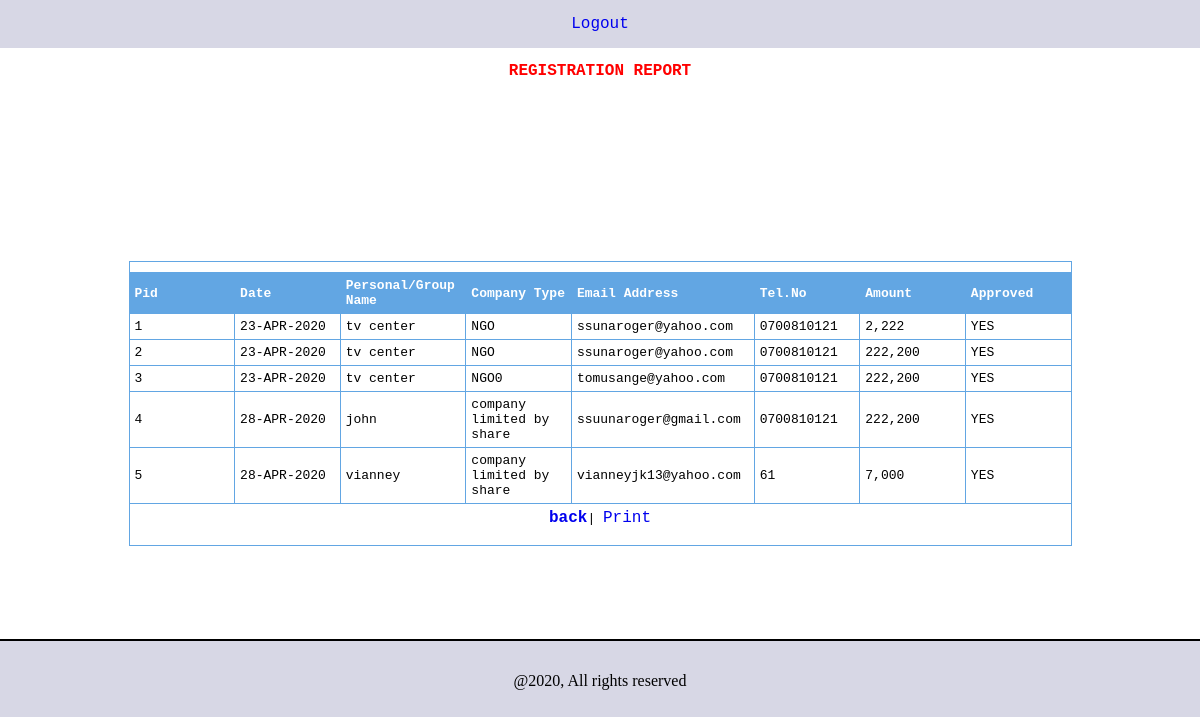
/reg3.php (signed in), run on the app's committed database.
### tables this page shows
CREATE TABLE IF NOT EXISTS `pay` (
  `pid` int(44) NOT NULL AUTO_INCREMENT,
  `dat` varchar(44) NOT NULL,
  `name` varchar(44) NOT NULL,
  `co` varchar(44) NOT NULL,
  `email` varchar(44) NOT NULL,
  `tel` varchar(44) NOT NULL,
  `amt` varchar(44) NOT NULL,
  PRIMARY KEY (`pid`)
);

### reg3.php (the view, shortened to what this page needs)
<html><head>
	<link href="config/style.css" rel="stylesheet" type="text/css">
</head><body leftmargin="0" topmargin="0" bgcolor="#d7d7e5" marginheight="0" marginwidth="0">
		<table width="100%" border="0" cellpadding="0" cellspacing="0">
			<tbody>
			<tr>
                            <td height="48">
                            <p style="margin-top: 0pt; margin-bottom: 0pt;" align="center"><a href="index.php">Logout</a></p></td>
              </tr>
            <tr>
                            <td bordercolor="#666666" style="border-bottom-style: solid; border-bottom-width: 1px;" bgcolor="#ffffff" height="88">
                            <div id="printarea">
                            <table width="945" border="0" align="center" cellpadding="0" cellspacing="0">
                              <tr>
                                <td height="45"><div align="center" class="FormCommonRequired style2"><strong>REGISTRATION REPORT</strong></div></td>
                              </tr>
                              <tr>
                                <td><br>
                                  <table width="943" border="0" align="center" cellpadding="5" cellspacing="1" bgcolor="#62A6E3">
                                    <tr>
                                      <td colspan="11" bgcolor="#FFFFFF"><div align="center">
                                          <?php
$sql="SELECT * FROM pay";
$result=mysql_query($sql);
?>
                                      </div></td>
                                    </tr>
                                    <tr>
                                      <td width="90" bgcolor="#62A6E3"><span class="style1">Pid</span></td>
                                      <td width="90" bgcolor="#62A6E3"><span class="style1">Date</span></td>
                                      <td width="90" bgcolor="#62A6E3"><span class="style1">Personal/Group Name</span></td>
                                      <td width="90" bgcolor="#62A6E3"><span class="style1">Company Type</span></td>
                                      <td width="90" bgcolor="#62A6E3"><span class="style1">Email Address</span></td>
                                      <td width="90" bgcolor="#62A6E3"><span class="style1">Tel.No</span></td>
                                      <td width="90" bgcolor="#62A6E3"><span class="style1">Amount</span></td>
                                      <td width="90" bgcolor="#62A6E3"><span class="style1">Approved</span></td>
                                       </tr>
                                    <?php
								while($rows=mysql_fetch_array($result)){
									?>
                                    <tr>
                                      <td bgcolor="#FFFFFF"><?php echo $rows['pid']; ?></td>
                                      <td bgcolor="#FFFFFF"><?php echo $rows['dat']; ?></td>
                                      <td bgcolor="#FFFFFF"><?php echo $rows['name']; ?></td>
                                      <td bgcolor="#FFFFFF"><?php echo $rows['co']; ?></td>
                                        <p>&nbsp;</p></td>
                                      <td bgcolor="#FFFFFF"><?php echo $rows['email']; ?></td>
                                      <td bgcolor="#FFFFFF"><?php echo $rows['tel']; ?></td>
                                       <td bgcolor="#FFFFFF"><?php echo number_format($rows['amt'],0); ?></td>
                                        <td bgcolor="#FFFFFF">YES</td>
                                    </tr>
                                    <?php
												}
											?>
                                    <tr>
                                      <td colspan="11" bgcolor="#FFFFFF"><div align="center">
                                        <blockquote>
                                          <p><a href="admin.php"><strong> back</strong></a>| <a href="#" onClick="PrintDoc('printarea');">Print</a></p>
                                        </blockquote>
                                      </div></td>
                                    </tr>
                                  </table></td>
                              <tr>
                                <td height="78">&nbsp;</td>
                              </tr>
              <p style="margin-top: 0pt; margin-bottom: 0pt;" align="center">&nbsp;</p></td>
			<tr>
			  <td style="border-top-style: solid; border-top-width: 1px;">&nbsp;</td>
			</tr>
    <p align="center"> @<?php echo date('Y')?>, All rights reserved</p>
	</body></html>

### config/style.css (style rules this page uses)
td { font-family: monospace; font-size: 13px; }
.FormCommonRequired { color: #FF0000; }

### reg3.php (style rules this page uses)
a:link { text-decoration: none; }
.style1 { color: #FFFFFF; font-weight: bold; }
.style2 { font-size: 16px }

### data on the page
pay: pid "1", dat "23-APR-2020", name "tv center", co "NGO", email "ssunaroger@yahoo.com", tel "0700810121", amt "2,222"
pay: pid "2", dat "23-APR-2020", name "tv center", co "NGO", email "ssunaroger@yahoo.com", tel "0700810121", amt "222,200"
pay: pid "3", dat "23-APR-2020", name "tv center", co "NGO0", email "tomusange@yahoo.com", tel "0700810121", amt "222,200"
pay: pid "4", dat "28-APR-2020", name "john", co "company limited by share", email "ssuunaroger@gmail.com", tel "0700810121", amt "222,200"
pay: pid "5", dat "28-APR-2020", name "vianney", co "company limited by share", email "vianneyjk13@yahoo.com", tel "61", amt "7,000"
